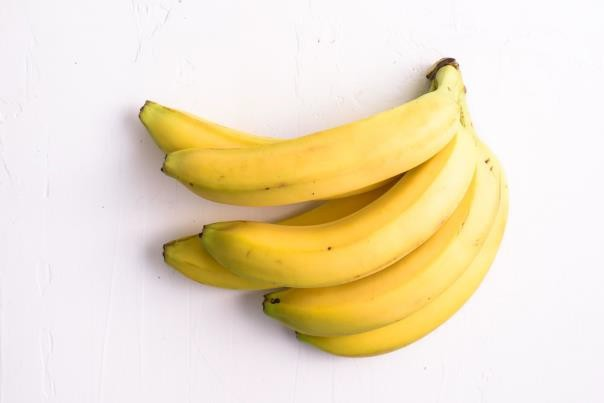
#> input picture ALIFAH_1MIO_062340833230/pisang.jpg, 604 x 403 px, found by its file name
$ python pisang.py
#> lines starting #> are read from the running program, lines starting #| are printed output that depends on the picture; after the words box and inside, x2 and y2 are one past the last pixel; in counts of white or black regions, pixels touching at a corner belong together
#deteksi tepi
import cv2
import numpy as np
import matplotlib.pyplot as plt

image = cv2.imread("pisang.jpg")
#> image is the input picture: shape (403, 604, 3); mean B, G, R 197.6, 224.9, 238.3
image = cv2.cvtColor(image, cv2.COLOR_BGR2GRAY)
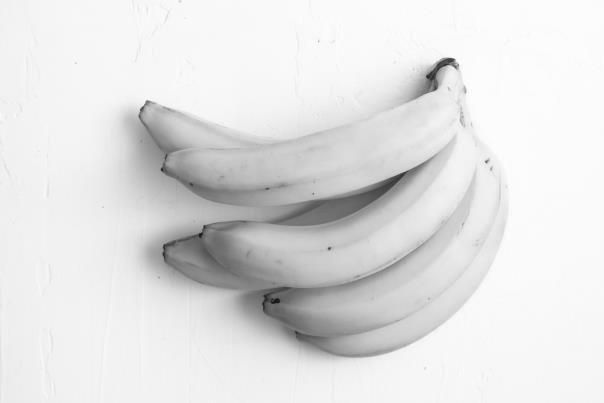
#> image: shape (403, 604); min 19, max 255, mean 225.8

canny_output = cv2.Canny(image, 80, 80)
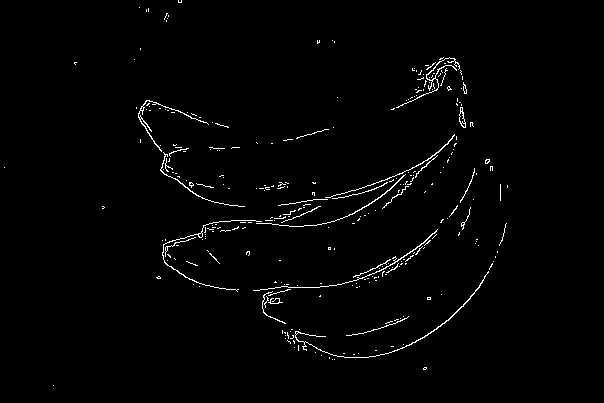
#> canny_output: shape (403, 604); 1.5% white in thin lines or dots, all inside (x1, y1, x2, y2) = (4, 0, 508, 386)


plt.subplot(131), plt.imshow(cv2.cvtColor (image, cv2.COLOR_BGR2RGB))
plt.title("gambar asli"),plt.xticks([]),plt.yticks([])
plt.subplot(132), plt.imshow(canny_output,cmap="gray")
plt.title("gambar tepi"),plt.xticks([]),plt.yticks([])

plt.show()
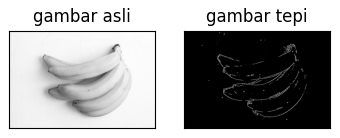
#> figure drawn by matplotlib, 2 panels
